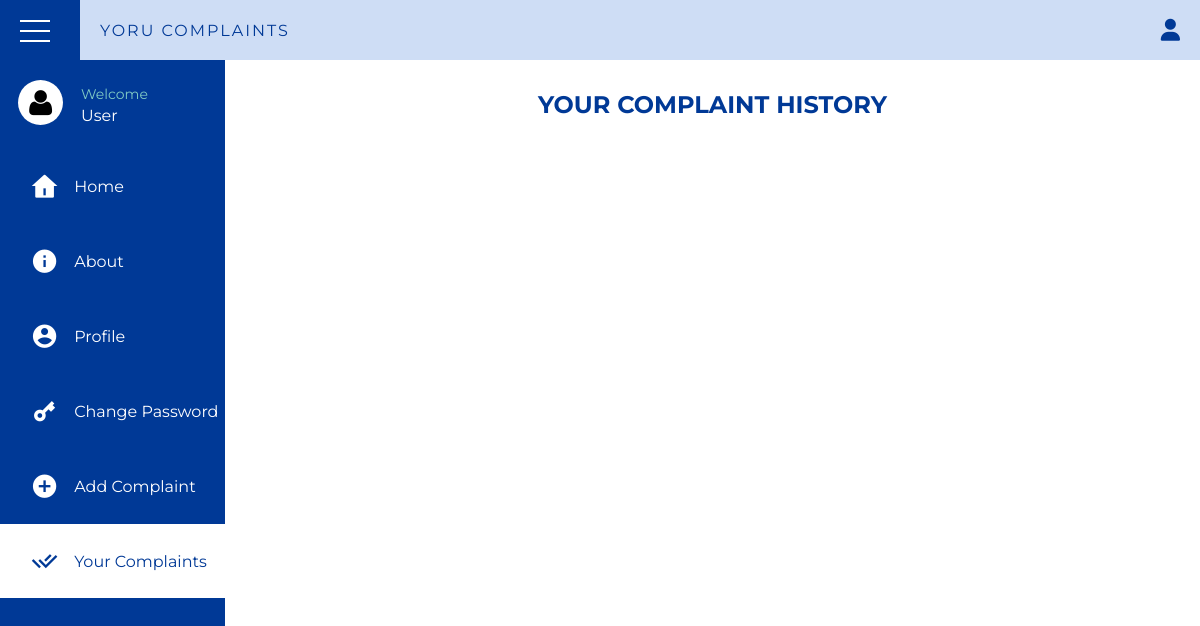
The app's page /student/history.php (signed in), older data.
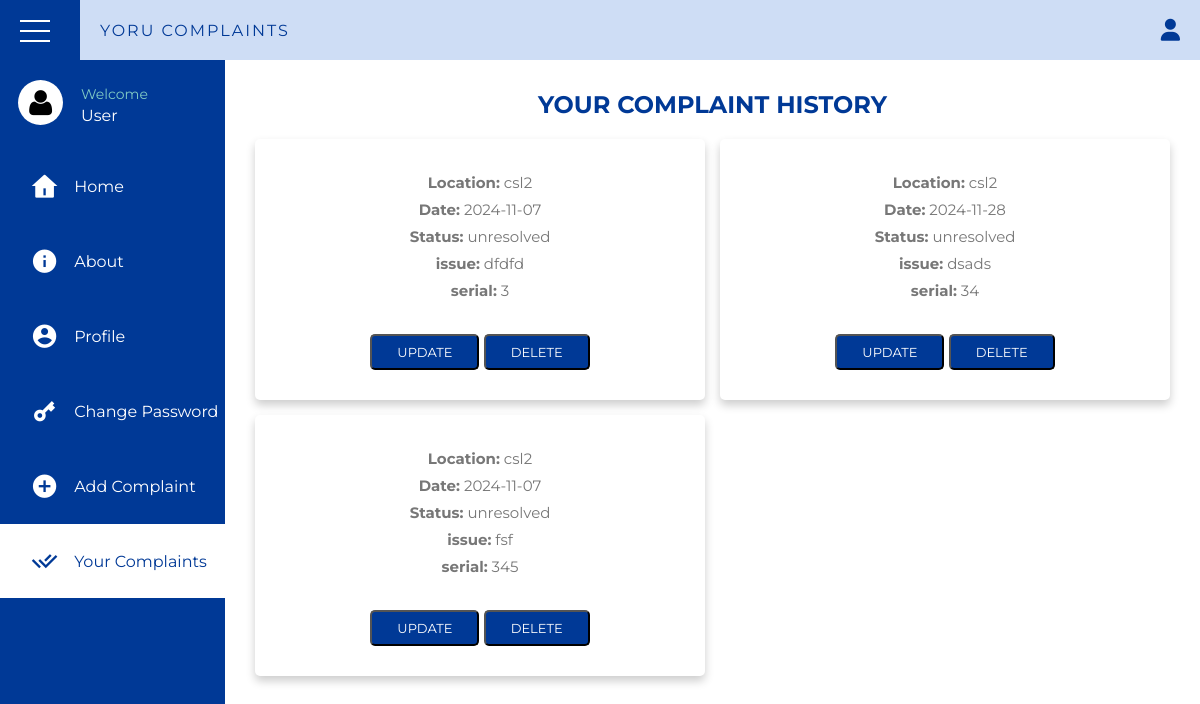
The same page, newer data.
### tables this page shows
CREATE TABLE `complaints` (
  `issue_id` int(11) NOT NULL,
  `user_id` int(11) NOT NULL,
  `user_name` varchar(100) NOT NULL,
  `contact` int(15) DEFAULT NULL,
  `location` varchar(20) NOT NULL,
  `type` varchar(50) NOT NULL,
  `date` date NOT NULL,
  `issue` varchar(400) NOT NULL,
  `serial` int(30) DEFAULT NULL,
  `status` varchar(20) NOT NULL,
  `image_path` varchar(70) DEFAULT NULL,
  `up_count` int(11) NOT NULL
);

### student/history.php (the view, shortened to what this page needs)
<?php
$user=$_SESSION['user_id'];
?>
<!DOCTYPE html>
<html lang="en">
    <head>
        <link rel="stylesheet" href="./css/history.css">
        <link href="https://cdn.jsdelivr.net/npm/remixicon@4.3.0/fonts/remixicon.css" rel="stylesheet">
    </head>
    <body>
        <div class="wrapper">
            <div class="top_navbar">
                <div class="hamburger">
                    <div class="hamburger__inner">
                        <div class="one"></div>
                        <div class="two"></div>
                        <div class="three"></div>
                    </div>
                </div>
                <div class="menu">
                    <div class="logo">
                        YORU COMPLAINTS
                    </div>
                    <div class="right_menu">
                        <ul>
                            <li><i class="fas fa-user"></i>
                            </li>
                        </ul>
                    </div>
                </div>
            </div>
            <div class="main_container">
                <div class="sidebar">
                    <div class="sidebar__inner">
                        <div class="profile">
                            <div class="img">
                                <img id="profile" src="" alt="profile_pic">
                            </div>
                            <div class="profile_info">
                                <p>Welcome</p>
                                <p class="profile_name">User</p>
                            </div>
                        </div>
                        <ul>
                        <li><a href="home.php"><span class="icon"><i class="ri-home-4-fill"></i></span><span class="title">Home</span></a></li>
                            <li>
                                <a href="about.php" >
                                <span class="icon"><i class="ri-information-fill"></i></span>
                                <span class="title">About</span>
                                </a>
                            </li>
                            <li>
                                <a href="profile.php" >
                                <span class="icon"><i class="ri-account-circle-fill"></i></span>
                                <span class="title">Profile</span>
                                </a>
                            </li>
                            <li>
                                <a href="password.php">
                                <span class="icon"><i class="ri-key-2-fill"></i></span>
                                <span class="title">Change Password</span>
                                </a>
                            </li>
                            <li>
                                <a href="complaint.php" >
                                <span class="icon"><i class="ri-add-circle-fill"></i></span>
                                <span class="title">Add Complaint</span>
                                </a>
                            </li>
                            <li>
                                <a href="history.php" class="active">
                                <span class="icon"><i class="ri-check-double-line"></i></span>
                                <span class="title">Your Complaints</span>
                                </a>
                            </li>
                        </ul>
                    </div>
                </div>
                <div class="container">
                    <div class="title">
                        your complaint history
                    </div>
                    <div class="box-container">
                        <?php
                    include "../connection.php";
     if(!isset($_POST['search'])){
      $sql="select * from complaints where user_id=$user";
          $result=mysqli_query($con, $sql);
     while($row=mysqli_fetch_assoc($result)){?>
         <div class='box'>
                <p><strong>Location:</strong> <?php echo $row['location']; ?></p>
                <p><strong>Date:</strong> <?php echo $row['date']; ?></p>
                <p><strong>Status:</strong> <?php echo $row['status']; ?></p>
                <p><strong>issue:</strong> <?php echo $row['issue']; ?></p>
                <p><strong>serial:</strong> <?php echo $row['serial']; ?></p>
                <button class="btn btn-primary edit-btn" onclick="button('updater',<?php echo $row['issue_id'];?>)">update</button>
                <button class="btn btn-primary edit-btn" onclick="button('deleter',<?php echo $row['issue_id'];?>)">delete</button>
            </div>
                       <?php }
     }
  ?>
</div>
    </body>
</html>

Row changes from the older to the newer data that the page shows:
added complaints: location "csl2", date "2024-11-07", status "unresolved", issue "dfdfd", serial "3"
added complaints: location "csl2", date "2024-11-28", status "unresolved", issue "dsads", serial "34"
added complaints: location "csl2", date "2024-11-07", status "unresolved", issue "fsf", serial "345"
